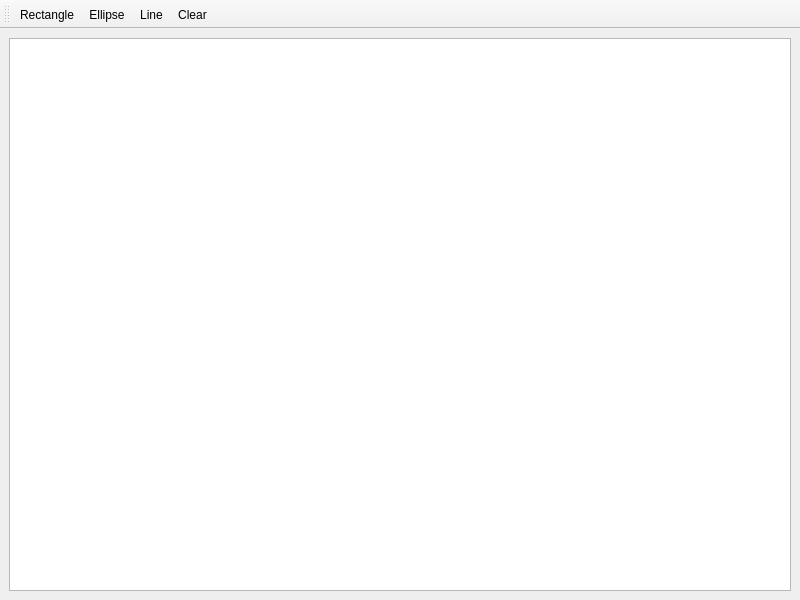
<?xml version="1.0" encoding="UTF-8"?>
<ui version="4.0">
 <class>DrawingApp</class>
 <widget class="QMainWindow" name="DrawingApp">
  <property name="geometry">
   <rect>
    <x>300</x>
    <y>300</y>
    <width>800</width>
    <height>600</height>
   </rect>
  </property>
  <property name="windowTitle">
   <string>Drawing App</string>
  </property>
  <widget class="QWidget" name="centralwidget">
   <layout class="QVBoxLayout" name="verticalLayout">
    <item>
     <widget class="QGraphicsView" name="graphicsView"/>
    </item>
   </layout>
  </widget>
  <widget class="QToolBar" name="toolBar">
   <property name="windowTitle">
    <string>Tools</string>
   </property>
   <attribute name="toolBarArea">
    <enum>TopToolBarArea</enum>
   </attribute>
   <attribute name="toolBarBreak">
    <bool>false</bool>
   </attribute>
   <addaction name="actionRectangle"/>
   <addaction name="actionEllipse"/>
   <addaction name="actionLine"/>
   <addaction name="actionClear"/>
  </widget>
  <action name="actionRectangle">
   <property name="text">
    <string>Rectangle</string>
   </property>
  </action>
  <action name="actionEllipse">
   <property name="text">
    <string>Ellipse</string>
   </property>
  </action>
  <action name="actionLine">
   <property name="text">
    <string>Line</string>
   </property>
  </action>
  <action name="actionClear">
   <property name="text">
    <string>Clear</string>
   </property>
  </action>
 </widget>
 <resources/>
 <connections/>
</ui>
